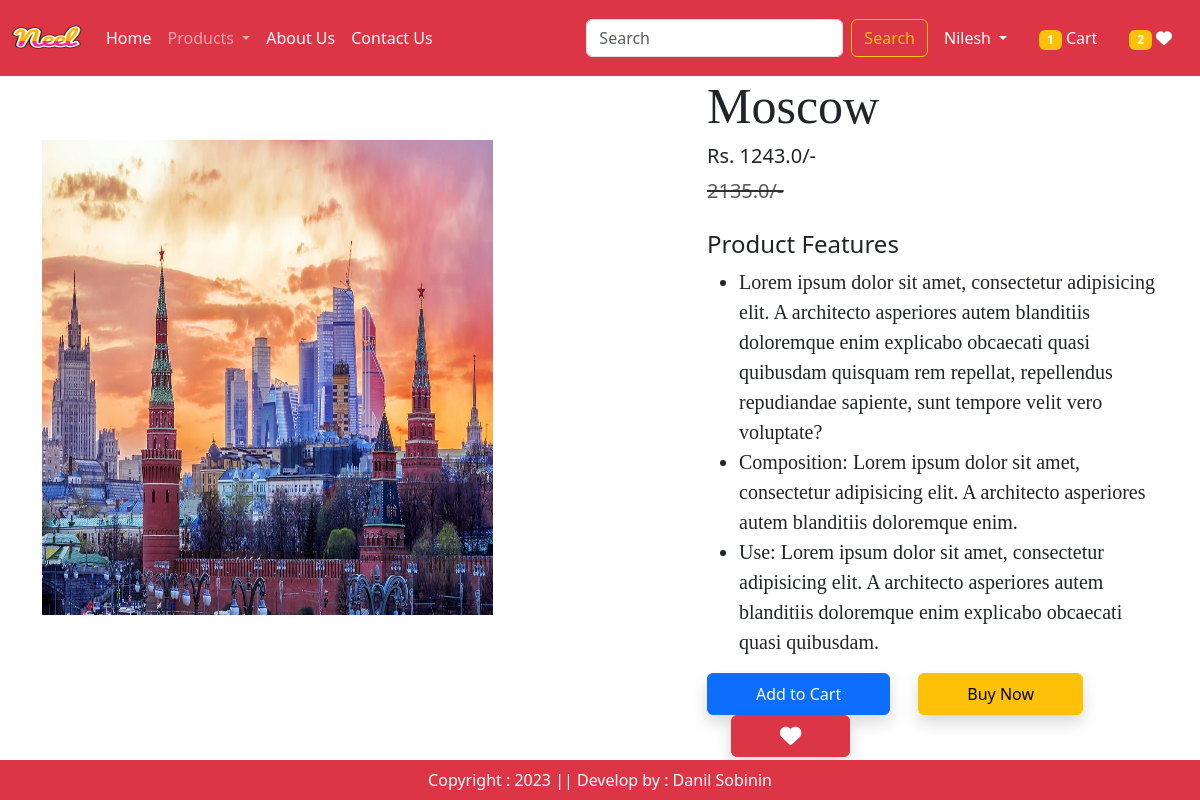
/product-detail/4 (signed in), run on the app's committed database.
### app/models.py (models this page shows, shortened)
class Product(models.Model):
    title = models.CharField(max_length=100)
    selling_price = models.FloatField()
    discounted_price = models.FloatField()
    description = models.TextField()
    composition = models.TextField(default='')
    prodapp = models.TextField(default='')
    category = models.CharField(choices=CATEGORY_CHOICES, max_length=2)
    product_image = models.ImageField(upload_to='product')

### app/views.py (the view)
# urls.py: path('product-detail/<int:pk>', views.ProductDetail.as_view(), name='product-detail'),
@method_decorator(login_required, name='dispatch')
class ProductDetail(View):
    def get(self, request, pk):
        product = Product.objects.get(pk=pk)
        wishlist = Wishlist.objects.filter(Q(product=product) & Q(user=request.user))
        totalitem = 0
        wishitem = 0
        if request.user.is_authenticated:
            totalitem = len(Cart.objects.filter(user=request.user))
            wishitem = len(Wishlist.objects.filter(user=request.user))
        return render(request, 'app/productdetail.html', locals())

### app/templates/app/productdetail.html (shortened to what this page needs)
{% extends 'app/base.html' %}
{% load static %}
{% block main-content %}
    <div class="container">
        <div class="row flex justify-content-between">
            <div class="img2 col-lg-5 mt-5">
                <img src="{{ product.product_image.url }}"
                     class="image col-xs-6 col-sm-12 col-lg-12 mt-3 text-sm-center w-100 h-75" alt="">
            </div>
            <div class="productdetail col-lg-5">
                <h1 style="font-family: Georgia,serif; font-size: 50px;">
                    {{ product.title }}
                </h1>
                <h5> Rs. {{ product.discounted_price }}/- </h5>
                <small class="text-decoration-line-through text-muted fs-5">
                    <del> {{ product.selling_price }}/-</del>
                </small>
                <br/><br/>
                <h4>Product Features</h4>
                <ul class="fs-5" style="font-family: Raanana,serif;">
                    <li> {{ product.description }} </li>
                    <li>Composition: {{ product.composition }} </li>
                    <li>Use: {{ product.prodapp }} </li>
                </ul>
                <form action="/add-to-cart" class="d-inline">
                    <button type="submit" class="btn btn-primary shadow px-5 py-2">Add to Cart</button>
                </form>
                <a href="{% url 'show-cart' %}" class="btn btn-warning shadow px-5 py-2 ms-4"> Buy Now </a>
                {% if wishlist %}
                    <a pid="{{ product.id }}" class="minus-wishlist btn btn-danger shadow px-5 py-2 ms-4"><i class="fas fa-heart fa-lg"></i></a>
                {% else %}
                    <a pid="{{ product.id }}" class="plus-wishlist btn btn-success shadow px-5 py-2 ms-4"><i class="fas fa-heart fa-lg"></i></a>
                {% endif %}
            </div>
        </div>
    </div>
{% endblock main-content %}

### data on the page
Product: product_image (picture), title "Moscow", discounted_price "1243.0", selling_price "2135.0", description "Lorem ipsum dolor sit amet, consectetur adipisicing elit. A architecto asperiores autem blanditiis doloremque enim explicabo obcaecati quasi quibusdam quisquam rem repellat, repellendus repudiandae sapiente, sunt tempore velit vero voluptate?", composition "Lorem ipsum dolor sit amet, consectetur adipisicing elit. A architecto asperiores autem blanditiis doloremque enim.", prodapp "Lorem ipsum dolor sit amet, consectetur adipisicing elit. A architecto asperiores autem blanditiis doloremque enim explicabo obcaecati quasi quibusdam."

### other printed values
{{ totalitem }} "1"
{{ wishitem }} "2"
